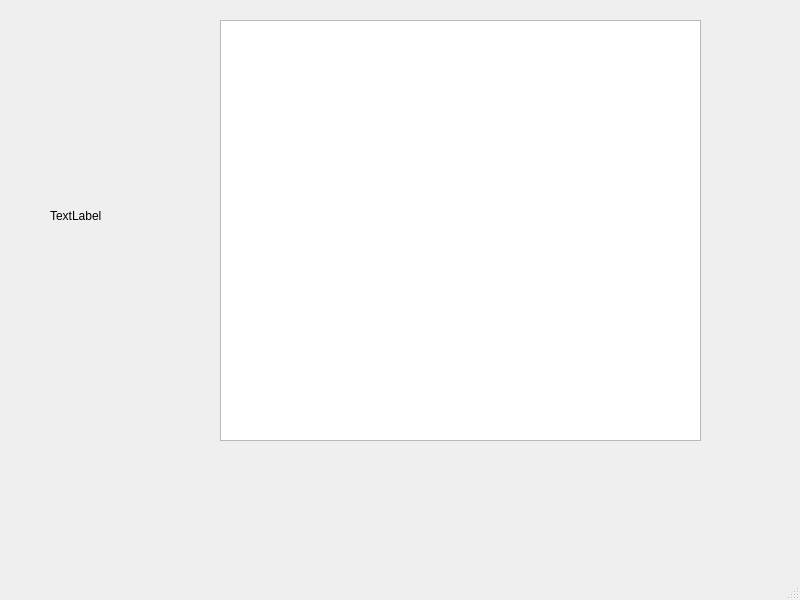
<?xml version="1.0" encoding="UTF-8"?>
<ui version="4.0">
 <class>MainWindow</class>
 <widget class="QMainWindow" name="MainWindow">
  <property name="geometry">
   <rect>
    <x>0</x>
    <y>0</y>
    <width>800</width>
    <height>600</height>
   </rect>
  </property>
  <property name="windowTitle">
   <string>MainWindow</string>
  </property>
  <widget class="QWidget" name="centralwidget">
   <widget class="Drop" name="label">
    <property name="geometry">
     <rect>
      <x>50</x>
      <y>40</y>
      <width>141</width>
      <height>351</height>
     </rect>
    </property>
    <property name="text">
     <string>TextLabel</string>
    </property>
   </widget>
   <widget class="QTextBrowser" name="textBrowser">
    <property name="geometry">
     <rect>
      <x>220</x>
      <y>20</y>
      <width>481</width>
      <height>421</height>
     </rect>
    </property>
   </widget>
  </widget>
  <widget class="QMenuBar" name="menubar">
   <property name="geometry">
    <rect>
     <x>0</x>
     <y>0</y>
     <width>800</width>
     <height>22</height>
    </rect>
   </property>
  </widget>
  <widget class="QStatusBar" name="statusbar"/>
 </widget>
 <customwidgets>
  <customwidget>
   <class>Drop</class>
   <extends>QLabel</extends>
   <header>drop.h</header>
  </customwidget>
 </customwidgets>
 <resources/>
 <connections/>
</ui>
